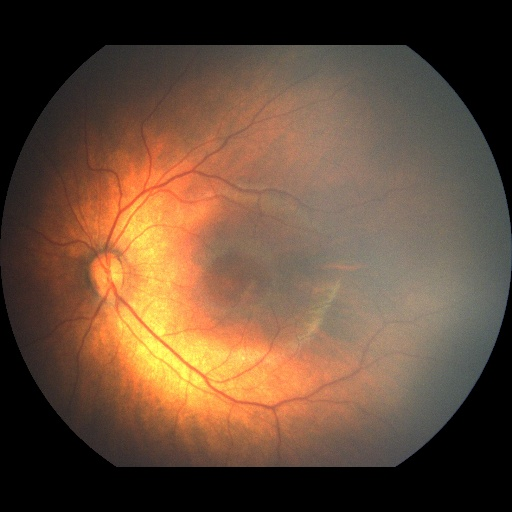
#> input picture data/Normal/Normal_1.jpg, 512 x 512 px, found by its file name; its folder holds only this picture in this run
$ python main4.py
#> lines starting #> are read from the running program, lines starting #| are printed output that depends on the picture
import os
import csv
from skimage import io
import numpy as np
import cv2

# Define the input and output folders
input_folder = 'fp_scale/data/Normal/'
output_folder = 'fp_scale/results/Normal/'
output_csv_folder = 'fp_scale/results/'
output_csv_file = os.path.join(output_csv_folder, 'dominant_colors.csv')

def process_image(file_path, output_folder, n_colors=5):
    # Read the image
    img = io.imread(file_path)[:,:,:]
    average = img.mean(axis=0).mean(axis=0) # calculate mean value of RGB channels across image
    pixels = np.float32(img.reshape(-1, 3)) # reshape matrix

    criteria = (cv2.TERM_CRITERIA_EPS + cv2.TERM_CRITERIA_MAX_ITER, 200, .1)
    flags = cv2.KMEANS_RANDOM_CENTERS

    _, labels, palette = cv2.kmeans(pixels, n_colors, None, criteria, 10, flags)
    _, counts = np.unique(labels, return_counts=True)

    dominant = palette[np.argmax(counts)]

    avg_patch = np.ones(shape=img.shape, dtype=np.uint8)*np.uint8(average)

    indices = np.argsort(counts)[::-1]
    freqs = np.cumsum(np.hstack([[0], counts[indices]/float(counts.sum())]))
    rows = np.int_(img.shape[0]*freqs)

    dom_patch = np.zeros(shape=img.shape, dtype=np.uint8)
    for i in range(len(rows) - 1):
        dom_patch[rows[i]:rows[i + 1], :, :] += np.uint8(palette[indices[i]])

    # Prepare the CSV row data
    row_data = [os.path.basename(file_path)]
    for i in range(n_colors):
        if i < len(palette):
            color = palette[indices[i]]
            count = counts[indices[i]]
            row_data.extend(color.astype(int).tolist() + [int(count)])
        else:
            # Add placeholders for missing colors
            row_data.extend([None, None, None, None])

    # Save the palette and counts to the CSV file
    with open(output_csv_file, mode='a', newline='') as file:
        writer = csv.writer(file)
        writer.writerow(row_data)

# Write the header to the CSV file
n_colors = 5
header = ['FileName']
for i in range(n_colors):
    header.extend([f'R{i+1}', f'G{i+1}', f'B{i+1}', f'Count{i+1}'])

with open(output_csv_file, mode='w', newline='') as file:
    writer = csv.writer(file)
    writer.writerow(header)

# Iterate over all files in the input folder
for file_name in os.listdir(input_folder):
    file_path = os.path.join(input_folder, file_name)
    if os.path.isfile(file_path):
        try:
            process_image(file_path, output_folder)
#> in process_image, img is the input picture: shape (512, 512, 3); mean R, G, B 102.8, 76.7, 57.3
#> in process_image, `average = img.mean(axis=0).mean(axis=0)`: average = [102.8, 76.71, 57.31]
#> in process_image, `_, labels, palette = cv2.kmeans(pixels, n_colors, None, criteria, 10, ..`: palette = [[156.9, 118.7, 95.39], [67.94, 50.51, 43.95], [105.6, 90.03, 78.66], [244.7, 161.1, 81.72], [0.135, 0.102, 0.171]]
#> in process_image, `_, counts = np.unique(labels, return_counts=True)`: counts = [70225, 30598, 53988, 33275, 74058]
#> in process_image, `dominant = palette[np.argmax(counts)]`: dominant = [0.135, 0.102, 0.171]
#> in process_image, `avg_patch = np.ones(shape=img.shape, dtype=np.uint8)*np.uint8(average)`:
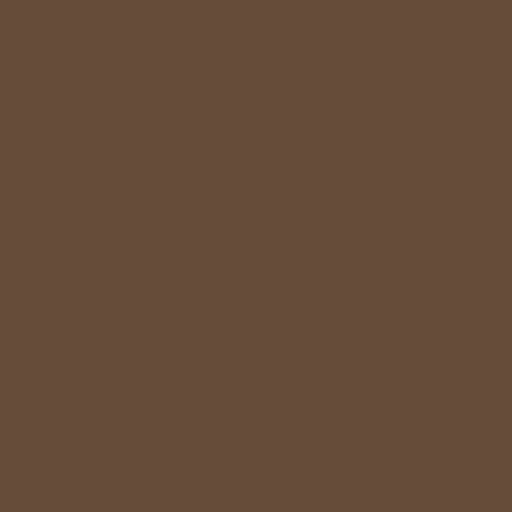
#> avg_patch: shape (512, 512, 3); mean R, G, B 102, 76, 57
#> in process_image, `indices = np.argsort(counts)[::-1]`: indices = [4, 0, 2, 3, 1]
#> in process_image, `freqs = np.cumsum(np.hstack([[0], counts[indices]/float(counts.sum())]))`: freqs = [0, 0.283, 0.55, 0.756, 0.883, 1]
#> in process_image, `rows = np.int_(img.shape[0]*freqs)`: rows = [0, 144, 281, 387, 452, 512]
#> the loop in process_image, `for i in range(len(rows) - 1):` made 5 passes
#> after the loop in process_image, `for i in range(len(rows) - 1):`:
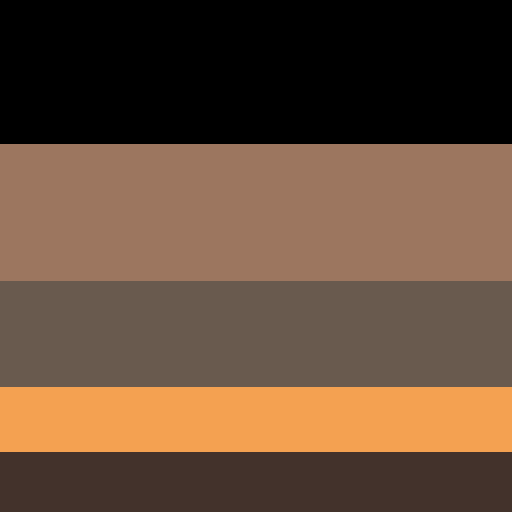
#> dom_patch: shape (512, 512, 3); mean of channels 0, 1, 2 102.3, 76.5, 56.9; drawn as R, G, B
#> the loop in process_image, `for i in range(n_colors):` made 5 passes
#> (color, count) on passes 1 to 5: ([0.135, 0.102, 0.171], 74058), ([156.9, 118.7, 95.39], 70225), ([105.6, 90.03, 78.66], 53988), ([244.7, 161.1, 81.72], 33275), ([67.94, 50.51, 43.95], 30598)
#> after the loop in process_image, `for i in range(n_colors):`: row_data = ['Normal_1.jpg', 0, 0, 0, 74058, 156, 118, 95, 70225, 105, 90, 78, 53988, 244, 161, 81, 33275, 67, 50, 43, 30598]
            print(f'Processed and saved data for {file_name}')
        except Exception as e:
            print(f'Error processing {file_name}: {e}')

$ run again, on data/Normal/Normal_115.jpg
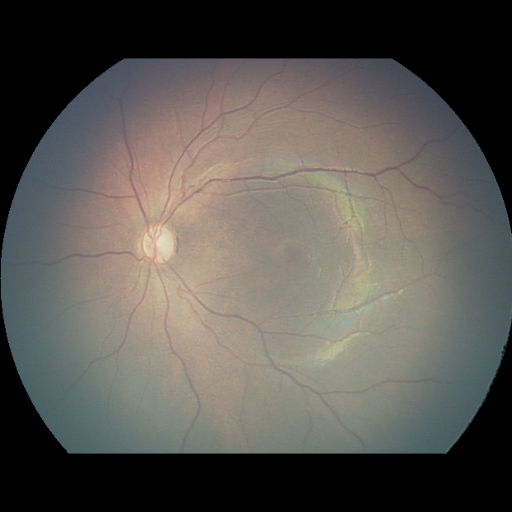
#> input picture data/Normal/Normal_115.jpg, 512 x 512 px, found by its file name
#> in process_image, img is the input picture: shape (512, 512, 3); mean R, G, B 90, 86.8, 81.8
#> average = [89.98, 86.81, 81.78]
#> palette = [[118.8, 116.7, 112.7], [149.2, 140, 127.6], [0.143, 0.174, 0.188], [177.2, 159.6, 140.2], [85.66, 93.68, 98.56]]
#> counts = [39003, 64617, 82196, 30225, 46103]
#> dominant = [0.143, 0.174, 0.188]
#> in process_image, `avg_patch = np.ones(shape=img.shape, dtype=np.uint8)*np.uint8(average)`:
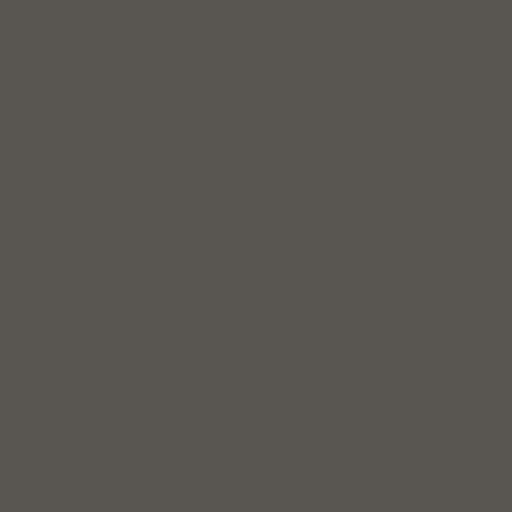
#> avg_patch: shape (512, 512, 3); mean R, G, B 89, 86, 81
#> indices = [2, 1, 4, 0, 3]
#> freqs = [0, 0.314, 0.56, 0.736, 0.885, 1]
#> rows = [0, 160, 286, 376, 452, 512]
#> the loop in process_image, `for i in range(len(rows) - 1):` made 5 passes
#> after the loop in process_image, `for i in range(len(rows) - 1):`:
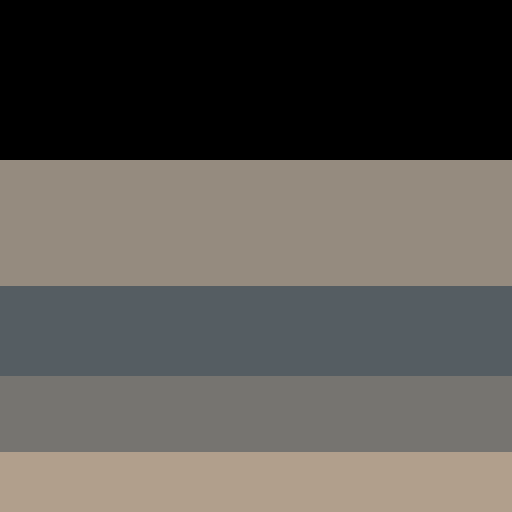
#> dom_patch: shape (512, 512, 3); mean of channels 0, 1, 2 89.9, 86.4, 81.5; drawn as R, G, B
#> the loop in process_image, `for i in range(n_colors):` made 5 passes
#> (color, count) on passes 1 to 5: ([0.143, 0.174, 0.188], 82196), ([149.2, 140, 127.6], 64617), ([85.66, 93.68, 98.56], 46103), ([118.8, 116.7, 112.7], 39003), ([177.2, 159.6, 140.2], 30225)
#> after the loop in process_image, `for i in range(n_colors):`: row_data = ['Normal_115.jpg', 0, 0, 0, 82196, 149, 139, 127, 64617, 85, 93, 98, 46103, 118, 116, 112, 39003, 177, 159, 140, 30225]

$ run again, on data/Normal/Normal_117.jpg
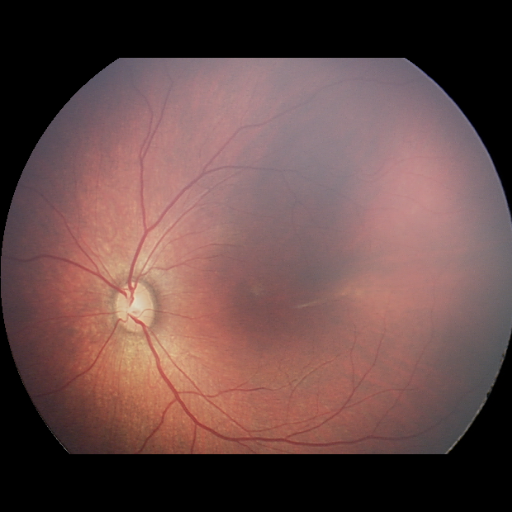
#> input picture data/Normal/Normal_117.jpg, 512 x 512 px, found by its file name
#> in process_image, img is the input picture: shape (512, 512, 3); mean R, G, B 103.6, 74.9, 72.8
#> average = [103.6, 74.94, 72.84]
#> palette = [[141.7, 116.6, 122.3], [184.4, 132.1, 123.1], [0.333, 0.271, 0.316], [152.1, 96.51, 88.25], [98.05, 71.94, 73.65]]
#> counts = [48073, 53604, 80489, 48192, 31786]
#> dominant = [0.333, 0.271, 0.316]
#> indices = [2, 1, 3, 0, 4]
#> freqs = [0, 0.307, 0.512, 0.695, 0.879, 1]
#> rows = [0, 157, 261, 356, 449, 512]
#> the loop in process_image, `for i in range(len(rows) - 1):` made 5 passes
#> after the loop in process_image, `for i in range(len(rows) - 1):`:
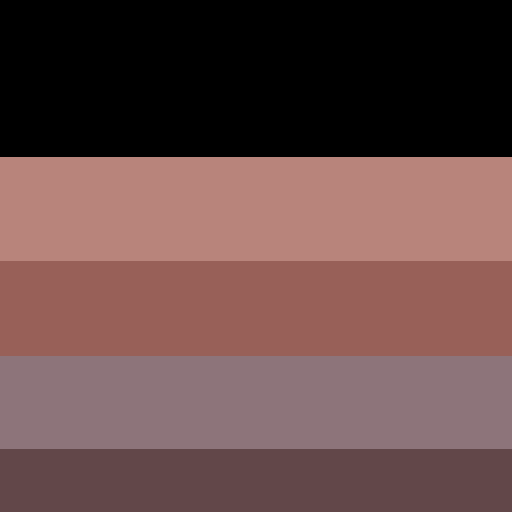
#> dom_patch: shape (512, 512, 3); mean of channels 0, 1, 2 103.2, 74.4, 72.5; drawn as R, G, B
#> the loop in process_image, `for i in range(n_colors):` made 5 passes
#> (color, count) on passes 1 to 5: ([0.333, 0.271, 0.316], 80489), ([184.4, 132.1, 123.1], 53604), ([152.1, 96.51, 88.25], 48192), ([141.7, 116.6, 122.3], 48073), ([98.05, 71.94, 73.65], 31786)
#> after the loop in process_image, `for i in range(n_colors):`: row_data = ['Normal_117.jpg', 0, 0, 0, 80489, 184, 132, 123, 53604, 152, 96, 88, 48192, 141, 116, 122, 48073, 98, 71, 73, 31786]

$ run again, on data/Normal/Normal_132.jpg
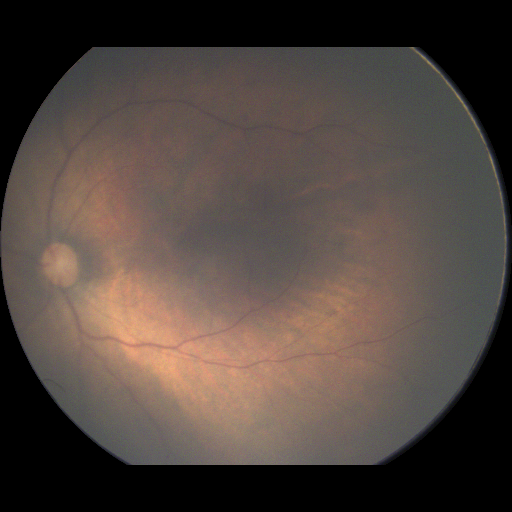
#> input picture data/Normal/Normal_132.jpg, 512 x 512 px, found by its file name
#> in process_image, img is the input picture: shape (512, 512, 3); mean R, G, B 80.6, 69.1, 63
#> average = [80.56, 69.09, 63.02]
#> palette = [[194.2, 145.5, 117.6], [86.84, 81.01, 78.1], [146.8, 117.7, 101.8], [111.5, 96.91, 89.77], [0.564, 0.601, 0.695]]
#> counts = [16036, 83192, 34158, 51312, 77446]
#> dominant = [86.84, 81.01, 78.1]
#> in process_image, `avg_patch = np.ones(shape=img.shape, dtype=np.uint8)*np.uint8(average)`:
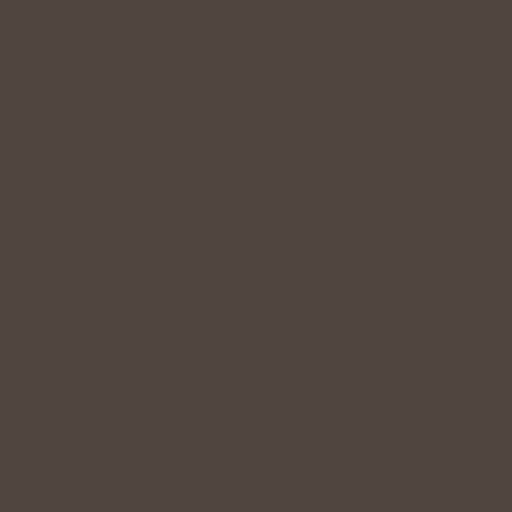
#> avg_patch: shape (512, 512, 3); mean R, G, B 80, 69, 63
#> indices = [1, 4, 3, 2, 0]
#> freqs = [0, 0.317, 0.613, 0.809, 0.939, 1]
#> rows = [0, 162, 313, 413, 480, 512]
#> the loop in process_image, `for i in range(len(rows) - 1):` made 5 passes
#> after the loop in process_image, `for i in range(len(rows) - 1):`:
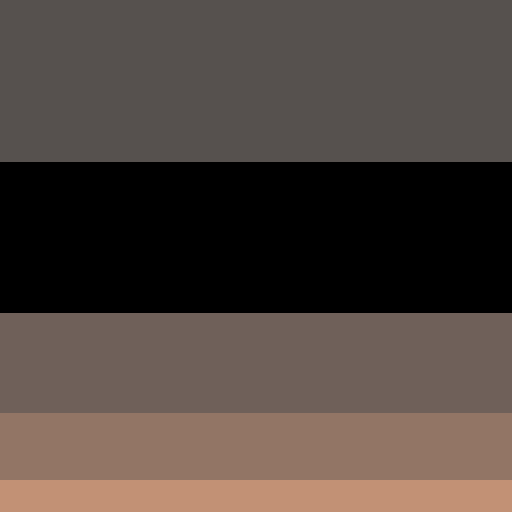
#> dom_patch: shape (512, 512, 3); mean of channels 0, 1, 2 80.1, 68.8, 62.6; drawn as R, G, B
#> the loop in process_image, `for i in range(n_colors):` made 5 passes
#> (color, count) on passes 1 to 5: ([86.84, 81.01, 78.1], 83192), ([0.564, 0.601, 0.695], 77446), ([111.5, 96.91, 89.77], 51312), ([146.8, 117.7, 101.8], 34158), ([194.2, 145.5, 117.6], 16036)
#> after the loop in process_image, `for i in range(n_colors):`: row_data = ['Normal_132.jpg', 86, 81, 78, 83192, 0, 0, 0, 77446, 111, 96, 89, 51312, 146, 117, 101, 34158, 194, 145, 117, 16036]

$ run again, on data/Normal/Normal_106.jpg
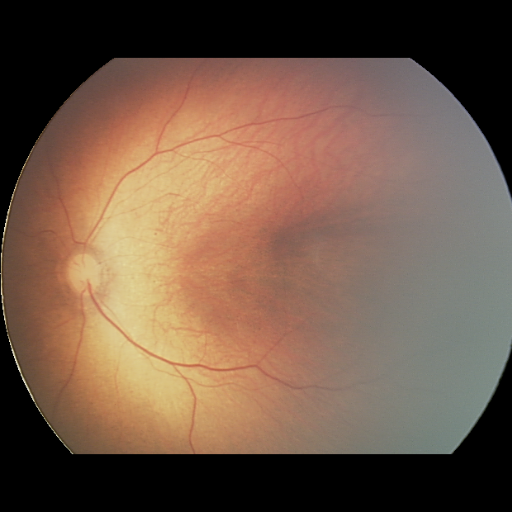
#> input picture data/Normal/Normal_106.jpg, 512 x 512 px, found by its file name
#> in process_image, img is the input picture: shape (512, 512, 3); mean R, G, B 113.7, 89, 72.3
#> average = [113.7, 89.01, 72.31]
#> palette = [[182.6, 121.4, 92.79], [126.9, 87.85, 71.35], [0.28, 0.252, 0.225], [133.2, 124, 117.3], [216.4, 175.6, 120.3]]
#> counts = [53948, 29195, 78878, 65479, 34644]
#> dominant = [0.28, 0.252, 0.225]
#> indices = [2, 3, 0, 4, 1]
#> freqs = [0, 0.301, 0.551, 0.756, 0.889, 1]
#> rows = [0, 154, 281, 387, 454, 512]
#> the loop in process_image, `for i in range(len(rows) - 1):` made 5 passes
#> after the loop in process_image, `for i in range(len(rows) - 1):`:
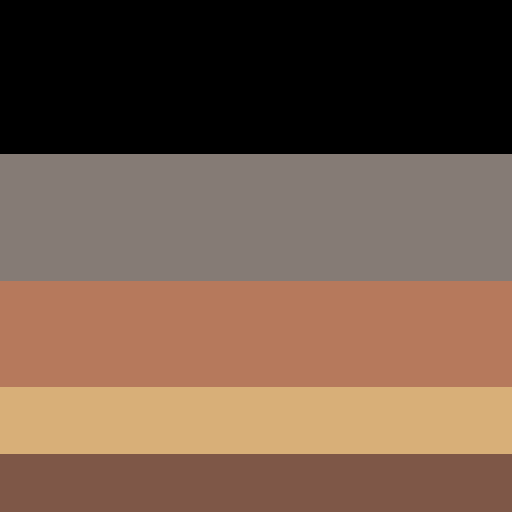
#> dom_patch: shape (512, 512, 3); mean of channels 0, 1, 2 113.2, 88.3, 71.8; drawn as R, G, B
#> the loop in process_image, `for i in range(n_colors):` made 5 passes
#> (color, count) on passes 1 to 5: ([0.28, 0.252, 0.225], 78878), ([133.2, 124, 117.3], 65479), ([182.6, 121.4, 92.79], 53948), ([216.4, 175.6, 120.3], 34644), ([126.9, 87.85, 71.35], 29195)
#> after the loop in process_image, `for i in range(n_colors):`: row_data = ['Normal_106.jpg', 0, 0, 0, 78878, 133, 123, 117, 65479, 182, 121, 92, 53948, 216, 175, 120, 34644, 126, 87, 71, 29195]
